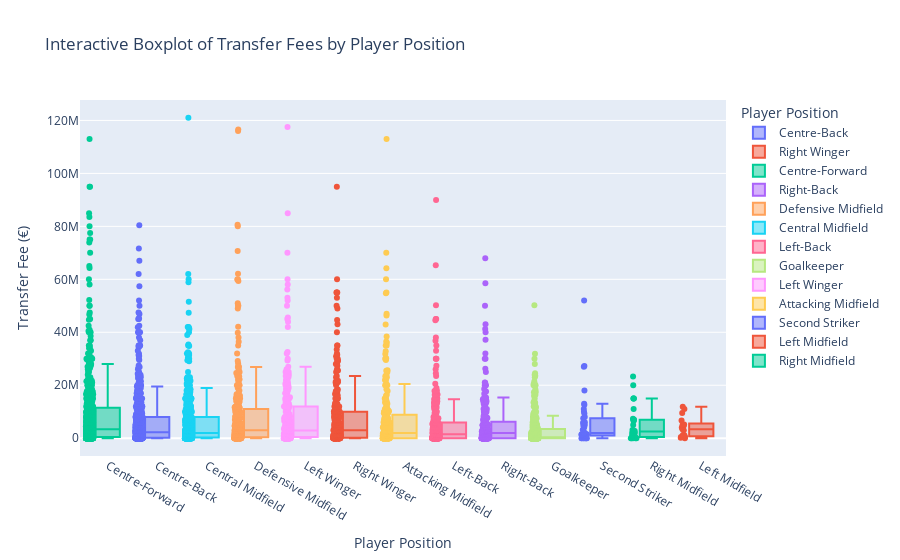
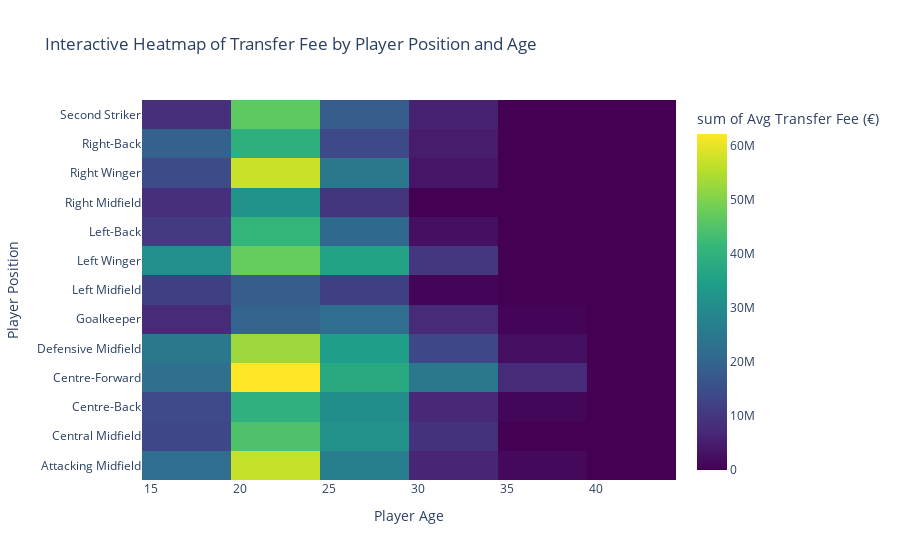

Notebook source saved alongside these figures, in order:
### Markdown cell above
# Visualizations - Transfer Fees by Player Position and Age
In this section we analyze and visulize transfer fees by player position and age

### Code cell
# Create a network graph of player transfers
filtered_data = data.dropna(subset=['transfer_fee', 'player_age', 'player_position'])

# Filter for rows where the transfer is associated with the buying club
# Assuming 'transfer_type' identifies whether it's the buying or selling club
buying_club_data = filtered_data[filtered_data['transfer_type'] == 'Arrivals']

# hover_info: Additional information to display when hovering over a node
buying_club_data['hover_info'] = (
    "Player: " + buying_club_data['player_name'] +
    "<br>Buying Team: " + buying_club_data['team_name'] +
    "<br>Nationality: " + buying_club_data['player_nationality'] +
    "<br>Transfer Fee: €" + buying_club_data['transfer_fee'].astype(str)
)

# Interactive boxplot: Transfer fees by player position (updated hover info)
interactive_boxplot = px.box(
    buying_club_data,
    x='player_position',
    y='transfer_fee',
    title="Interactive Boxplot of Transfer Fees by Player Position",
    labels={'transfer_fee': 'Transfer Fee (€)', 'player_position': 'Player Position'},
    color='player_position',
    points="all",  # Show all points for better interaction
    hover_data={
        'player_name': True,
        'team_name': True,
        'player_nationality': True,
        'transfer_fee': True
    }
)
interactive_boxplot.update_layout(xaxis={'categoryorder': 'total descending'})
interactive_boxplot.show()

# Interactive heatmap: Correlation between player position, age, and transfer fees
heatmap_data = buying_club_data.groupby(['player_position', 'player_age']).agg({'transfer_fee': 'mean'}).reset_index()
interactive_heatmap = px.density_heatmap(
    heatmap_data,
    x='player_age',
    y='player_position',
    z='transfer_fee',
    title="Interactive Heatmap of Transfer Fee by Player Position and Age",
    labels={'player_age': 'Player Age', 'player_position': 'Player Position', 'transfer_fee': 'Avg Transfer Fee (€)'},
    color_continuous_scale='Viridis'
)
interactive_heatmap.show()

### Figure 1 — Plotly figure (JSON) as saved in the notebook; plotly's stock layout.template omitted (floating-point values rounded to 4 significant figures; data arrays with more than 128 entries replaced by an {"elided": "..."} marker saying what was removed)
{"data": [{"alignmentgroup": "True", "boxpoints": "all", "customdata": {"elided": "622x3 str values"}, "hovertemplate": "Player Position=%{x}<br>Transfer Fee (€)=%{y}<br>player_name=%{customdata[0]}<br>team_name=%{customdata[1]}<br>player_nationality=%{customdata[2]}<extra></extra>", "legendgroup": "Centre-Back", "marker": {"color": "#636efa"}, "name": "Centre-Back", "notched": false, "offsetgroup": "Centre-Back", "orientation": "v", "showlegend": true, "type": "box", "x": {"elided": "622 str values"}, "x0": " ", "xaxis": "x", "y": {"elided": "622 int values"}, "y0": " ", "yaxis": "y"}, {"alignmentgroup": "True", "boxpoints": "all", "customdata": {"elided": "266x3 str values"}, "hovertemplate": "Player Position=%{x}<br>Transfer Fee (€)=%{y}<br>player_name=%{customdata[0]}<br>team_name=%{customdata[1]}<br>player_nationality=%{customdata[2]}<extra></extra>", "legendgroup": "Right Winger", "marker": {"color": "#EF553B"}, "name": "Right Winger", "notched": false, "offsetgroup": "Right Winger", "orientation": "v", "showlegend": true, "type": "box", "x": {"elided": "266 str values"}, "x0": " ", "xaxis": "x", "y": {"elided": "266 int values"}, "y0": " ", "yaxis": "y"}, {"alignmentgroup": "True", "boxpoints": "all", "customdata": {"elided": "608x3 str values"}, "hovertemplate": "Player Position=%{x}<br>Transfer Fee (€)=%{y}<br>player_name=%{customdata[0]}<br>team_name=%{customdata[1]}<br>player_nationality=%{customdata[2]}<extra></extra>", "legendgroup": "Centre-Forward", "marker": {"color": "#00cc96"}, "name": "Centre-Forward", "notched": false, "offsetgroup": "Centre-Forward", "orientation": "v", "showlegend": true, "type": "box", "x": {"elided": "608 str values"}, "x0": " ", "xaxis": "x", "y": {"elided": "608 int values"}, "y0": " ", "yaxis": "y"}, {"alignmentgroup": "True", "boxpoints": "all", "customdata": {"elided": "252x3 str values"}, "hovertemplate": "Player Position=%{x}<br>Transfer Fee (€)=%{y}<br>player_name=%{customdata[0]}<br>team_name=%{customdata[1]}<br>player_nationality=%{customdata[2]}<extra></extra>", "legendgroup": "Right-Back", "marker": {"color": "#ab63fa"}, "name": "Right-Back", "notched": false, "offsetgroup": "Right-Back", "orientation": "v", "showlegend": true, "type": "box", "x": {"elided": "252 str values"}, "x0": " ", "xaxis": "x", "y": {"elided": "252 int values"}, "y0": " ", "yaxis": "y"}, {"alignmentgroup": "True", "boxpoints": "all", "customdata": {"elided": "289x3 str values"}, "hovertemplate": "Player Position=%{x}<br>Transfer Fee (€)=%{y}<br>player_name=%{customdata[0]}<br>team_name=%{customdata[1]}<br>player_nationality=%{customdata[2]}<extra></extra>", "legendgroup": "Defensive Midfield", "marker": {"color": "#FFA15A"}, "name": "Defensive Midfield", "notched": false, "offsetgroup": "Defensive Midfield", "orientation": "v", "showlegend": true, "type": "box", "x": {"elided": "289 str values"}, "x0": " ", "xaxis": "x", "y": {"elided": "289 int values"}, "y0": " ", "yaxis": "y"}, {"alignmentgroup": "True", "boxpoints": "all", "customdata": {"elided": "403x3 str values"}, "hovertemplate": "Player Position=%{x}<br>Transfer Fee (€)=%{y}<br>player_name=%{customdata[0]}<br>team_name=%{customdata[1]}<br>player_nationality=%{customdata[2]}<extra></extra>", "legendgroup": "Central Midfield", "marker": {"color": "#19d3f3"}, "name": "Central Midfield", "notched": false, "offsetgroup": "Central Midfield", "orientation": "v", "showlegend": true, "type": "box", "x": {"elided": "403 str values"}, "x0": " ", "xaxis": "x", "y": {"elided": "403 int values"}, "y0": " ", "yaxis": "y"}, {"alignmentgroup": "True", "boxpoints": "all", "customdata": {"elided": "267x3 str values"}, "hovertemplate": "Player Position=%{x}<br>Transfer Fee (€)=%{y}<br>player_name=%{customdata[0]}<br>team_name=%{customdata[1]}<br>player_nationality=%{customdata[2]}<extra></extra>", "legendgroup": "Left-Back", "marker": {"color": "#FF6692"}, "name": "Left-Back", "notched": false, "offsetgroup": "Left-Back", "orientation": "v", "showlegend": true, "type": "box", "x": {"elided": "267 str values"}, "x0": " ", "xaxis": "x", "y": {"elided": "267 int values"}, "y0": " ", "yaxis": "y"}, {"alignmentgroup": "True", "boxpoints": "all", "customdata": {"elided": "333x3 str values"}, "hovertemplate": "Player Position=%{x}<br>Transfer Fee (€)=%{y}<br>player_name=%{customdata[0]}<br>team_name=%{customdata[1]}<br>player_nationality=%{customdata[2]}<extra></extra>", "legendgroup": "Goalkeeper", "marker": {"color": "#B6E880"}, "name": "Goalkeeper", "notched": false, "offsetgroup": "Goalkeeper", "orientation": "v", "showlegend": true, "type": "box", "x": {"elided": "333 str values"}, "x0": " ", "xaxis": "x", "y": {"elided": "333 int values"}, "y0": " ", "yaxis": "y"}, {"alignmentgroup": "True", "boxpoints": "all", "customdata": {"elided": "258x3 str values"}, "hovertemplate": "Player Position=%{x}<br>Transfer Fee (€)=%{y}<br>player_name=%{customdata[0]}<br>team_name=%{customdata[1]}<br>player_nationality=%{customdata[2]}<extra></extra>", "legendgroup": "Left Winger", "marker": {"color": "#FF97FF"}, "name": "Left Winger", "notched": false, "offsetgroup": "Left Winger", "orientation": "v", "showlegend": true, "type": "box", "x": {"elided": "258 str values"}, "x0": " ", "xaxis": "x", "y": {"elided": "258 int values"}, "y0": " ", "yaxis": "y"}, {"alignmentgroup": "True", "boxpoints": "all", "customdata": {"elided": "231x3 str values"}, "hovertemplate": "Player Position=%{x}<br>Transfer Fee (€)=%{y}<br>player_name=%{customdata[0]}<br>team_name=%{customdata[1]}<br>player_nationality=%{customdata[2]}<extra></extra>", "legendgroup": "Attacking Midfield", "marker": {"color": "#FECB52"}, "name": "Attacking Midfield", "notched": false, "offsetgroup": "Attacking Midfield", "orientation": "v", "showlegend": true, "type": "box", "x": {"elided": "231 str values"}, "x0": " ", "xaxis": "x", "y": {"elided": "231 int values"}, "y0": " ", "yaxis": "y"}, {"alignmentgroup": "True", "boxpoints": "all", "customdata": [["Ademola Lookman", "Fulham FC", "Nigeria"], ["João Félix", "Chelsea FC", "Portugal"], ["João Félix", "Chelsea FC", "Portugal"], ["Manu Vallejo", "Girona FC", "Spain"], ["Iker Losada", "Real Betis Balompié", "Spain"], ["Peque Fernández", "Sevilla FC", "Spain"], ["Stoichkov", "Deportivo Alavés", "Spain"], ["Maximilian Philipp", "VfL Wolfsburg", "Germany"], ["Max Kruse", "1.FC Union Berlin", "Germany"], ["Maximilian Philipp", "VfL Wolfsburg", "Germany"], ["Max Kruse", "VfL Wolfsburg", "Germany"], ["Leon Dajaku", "1.FC Union Berlin", "Germany"], ["Adam Hlozek", "Bayer 04 Leverkusen", "Czech Republic"], ["Nikola Dovedan", "1.FC Heidenheim 1846", "Austria"], ["Armindo Sieb", "Bayern Munich", "Germany"], ["Nick Woltemade", "VfB Stuttgart", "Germany"], ["Maximilian Philipp", "SC Freiburg", "Germany"], ["Adam Hlozek", "TSG 1899 Hoffenheim", "Czech Republic"], ["Armindo Sieb", "1.FSV Mainz 05", "Germany"], ["Aleksandr Kokorin", "ACF Fiorentina", "Russia"], ["Fernando Forestieri", "Udinese Calcio", "Italy"], ["Matteo Stoppa", "UC Sampdoria", "Italy"], ["Gianluca Caprari", "Benevento Calcio", "Italy"], ["Joaquín Correa", "Inter Milan", "Argentina"], ["Gianluca Caprari", "Hellas Verona", "Italy"], ["Albert Gudmundsson", "Genoa CFC", "Iceland"], ["Ognjen Stijepovic", "Spezia Calcio", "Montenegro"], ["Giacomo Raspadori", "SSC Napoli", "Italy"], ["Joaquín Correa", "Inter Milan", "Argentina"], ["Paulo Dybala", "AS Roma", "Argentina"], ["Ademola Lookman", "Atalanta BC", "Nigeria"], ["Gianluca Caprari", "AC Monza", "Italy"], ["Nicolò Cambiaghi", "FC Empoli", "Italy"], ["Gianluca Caprari", "Hellas Verona", "Italy"], ["Marco Delle Monache", "UC Sampdoria", "Italy"], ["Giacomo Raspadori", "SSC Napoli", "Italy"], ["Lucas Beltrán", "ACF Fiorentina", "Argentina"], ["Gianluca Caprari", "AC Monza", "Italy"], ["Nicolò Cambiaghi", "Bologna FC 1909", "Italy"], ["Albert Gudmundsson", "ACF Fiorentina", "Iceland"], ["Majeed Waris", "RC Strasbourg Alsace", "Ghana"], ["Joaquín Correa", "Olympique Marseille", "Argentina"]], "hovertemplate": "Player Position=%{x}<br>Transfer Fee (€)=%{y}<br>player_name=%{customdata[0]}<br>team_name=%{customdata[1]}<br>player_nationality=%{customdata[2]}<extra></extra>", "legendgroup": "Second Striker", "marker": {"color": "#636efa"}, "name": "Second Striker", "notched": false, "offsetgroup": "Second Striker", "orientation": "v", "showlegend": true, "type": "box", "x": ["Second Striker", "Second Striker", "Second Striker", "Second Striker", "Second Striker", "Second Striker", "Second Striker", "Second Striker", "Second Striker", "Second Striker", "Second Striker", "Second Striker", "Second Striker", "Second Striker", "Second Striker", "Second Striker", "Second Striker", "Second Striker", "Second Striker", "Second Striker", "Second Striker", "Second Striker", "Second Striker", "Second Striker", "Second Striker", "Second Striker", "Second Striker", "Second Striker", "Second Striker", "Second Striker", "Second Striker", "Second Striker", "Second Striker", "Second Striker", "Second Striker", "Second Striker", "Second Striker", "Second Striker", "Second Striker", "Second Striker", "Second Striker", "Second Striker"], "x0": " ", "xaxis": "x", "y": [2000000, 11000000, 52000000, 0, 1800000, 4000000, 1000000, 2000000, 0, 7500000, 5000000, 1500000, 13000000, 0, 1500000, 0, 1000000, 18000000, 1000000, 4500000, 0, 1000000, 1300000, 6000000, 700000, 1500000, 0, 5000000, 27300000, 0, 9350000, 3200000, 500000, 5000000, 1500000, 27000000, 12600000, 8000000, 10000000, 5850000, 2000000, 2000000], "y0": " ", "yaxis": "y"}, {"alignmentgroup": "True", "boxpoints": "all", "customdata": [["Marcus Tavernier", "AFC Bournemouth", "England"], ["Jakub Jankto", "Getafe CF", "Czech Republic"], ["Valentino Lazaro", "Borussia Mönchengladbach", "Austria"], ["Kevin Paredes", "VfL Wolfsburg", "United States"], ["Tobias Mohr", "FC Schalke 04", "Germany"], ["Olivier Deman", "SV Werder Bremen", "Belgium"], ["Fabian Nürnberger", "SV Darmstadt 98", "Bulgaria"], ["Alexander Prass", "TSG 1899 Hoffenheim", "Austria"], ["Tom Rothe", "1.FC Union Berlin", "Germany"], ["Georgios Kyriakopoulos", "US Sassuolo", "Greece"], ["Georgios Kyriakopoulos", "Bologna FC 1909", "Greece"], ["Valentino Lazaro", "Torino FC", "Austria"], ["Jakub Jankto", "Cagliari Calcio", "Czech Republic"], ["Georgios Kyriakopoulos", "AC Monza", "Greece"], ["Valon Berisha", "Stade Reims", "Kosovo"], ["Romain Philippoteaux", "Stade Brestois 29", "France"], ["Sebastian Nanasi", "RC Strasbourg Alsace", "Sweden"]], "hovertemplate": "Player Position=%{x}<br>Transfer Fee (€)=%{y}<br>player_name=%{customdata[0]}<br>team_name=%{customdata[1]}<br>player_nationality=%{customdata[2]}<extra></extra>", "legendgroup": "Left Midfield", "marker": {"color": "#EF553B"}, "name": "Left Midfield", "notched": false, "offsetgroup": "Left Midfield", "orientation": "v", "showlegend": true, "type": "box", "x": ["Left Midfield", "Left Midfield", "Left Midfield", "Left Midfield", "Left Midfield", "Left Midfield", "Left Midfield", "Left Midfield", "Left Midfield", "Left Midfield", "Left Midfield", "Left Midfield", "Left Midfield", "Left Midfield", "Left Midfield", "Left Midfield", "Left Midfield"], "x0": " ", "xaxis": "x", "y": [11900000, 5160000, 1200000, 6680000, 1100000, 4000000, 0, 9500000, 5000000, 500000, 200000, 3400000, 860000, 3000000, 4500000, 500000, 11000000], "y0": " ", "yaxis": "y"}, {"alignmentgroup": "True", "boxpoints": "all", "customdata": [["Romain Faivre", "AFC Bournemouth", "France"], ["Malick Yalcouyé", "Brighton & Hove Albion", "Mali"], ["Rodrigo Gomes", "Wolverhampton Wanderers", "Portugal"], ["Augusto Solari", "Celta de Vigo", "Argentina"], ["Jeremie Frimpong", "Bayer 04 Leverkusen", "Netherlands"], ["Anthony Caci", "1.FSV Mainz 05", "France"], ["Nathan Tella", "Bayer 04 Leverkusen", "Nigeria"], ["Junior Dina Ebimbe", "Eintracht Frankfurt", "France"], ["Darian Males", "Inter Milan", "Switzerland"], ["Davide Zappacosta", "Atalanta BC", "Italy"], ["Raoul Bellanova", "Inter Milan", "Italy"], ["Nadir Zortea", "US Sassuolo", "Italy"], ["Brian Bayeye", "Torino FC", "DR Congo"], ["Festy Ebosele", "Udinese Calcio", "Ireland"], ["Juan Cuadrado", "Inter Milan", "Colombia"], ["Tajon Buchanan", "Inter Milan", "Canada"], ["Raoul Bellanova", "Torino FC", "Italy"], ["Marcus Pedersen", "US Sassuolo", "Norway"], ["Raoul Bellanova", "Atalanta BC", "Italy"], ["Juan Cuadrado", "Atalanta BC", "Colombia"], ["Marcus Pedersen", "Torino FC", "Norway"], ["Rui Modesto", "Udinese Calcio", "Angola"], ["Nadir Zortea", "Cagliari Calcio", "Italy"], ["Jimmy Cabot", "Angers SCO", "France"], ["Romain Faivre", "Stade Brestois 29", "France"], ["Niclas Eliasson", "Nîmes Olympique", "Sweden"], ["Romain Faivre", "Olympique Lyon", "France"], ["Przemyslaw Frankowski", "RC Lens", "Poland"], ["Jimmy Cabot", "RC Lens", "France"], ["Romain Faivre", "FC Lorient", "France"]], "hovertemplate": "Player Position=%{x}<br>Transfer Fee (€)=%{y}<br>player_name=%{customdata[0]}<br>team_name=%{customdata[1]}<br>player_nationality=%{customdata[2]}<extra></extra>", "legendgroup": "Right Midfield", "marker": {"color": "#00cc96"}, "name": "Right Midfield", "notched": false, "offsetgroup": "Right Midfield", "orientation": "v", "showlegend": true, "type": "box", "x": ["Right Midfield", "Right Midfield", "Right Midfield", "Right Midfield", "Right Midfield", "Right Midfield", "Right Midfield", "Right Midfield", "Right Midfield", "Right Midfield", "Right Midfield", "Right Midfield", "Right Midfield", "Right Midfield", "Right Midfield", "Right Midfield", "Right Midfield", "Right Midfield", "Right Midfield", "Right Midfield", "Right Midfield", "Right Midfield", "Right Midfield", "Right Midfield", "Right Midfield", "Right Midfield", "Right Midfield", "Right Midfield", "Right Midfield", "Right Midfield"], "x0": " ", "xaxis": "x", "y": [15000000, 7000000, 15000000, 500000, 11000000, 0, 23300000, 6500000, 2750000, 7000000, 3120000, 500000, 700000, 0, 0, 7300000, 7000000, 1000000, 20000000, 0, 1000000, 2000000, 5000000, 0, 400000, 3000000, 15000000, 2300000, 2000000, 1000000], "y0": " ", "yaxis": "y"}], "layout": {"boxmode": "overlay", "legend": {"title": {"text": "Player Position"}, "tracegroupgap": 0}, "title": {"text": "Interactive Boxplot of Transfer Fees by Player Position"}, "xaxis": {"anchor": "y", "categoryarray": ["Centre-Back", "Right Winger", "Centre-Forward", "Right-Back", "Defensive Midfield", "Central Midfield", "Left-Back", "Goalkeeper", "Left Winger", "Attacking Midfield", "Second Striker", "Left Midfield", "Right Midfield"], "categoryorder": "total descending", "domain": [0, 1], "title": {"text": "Player Position"}}, "yaxis": {"anchor": "x", "domain": [0, 1], "title": {"text": "Transfer Fee (€)"}}}}

### Figure 2 — Plotly figure (JSON) as saved in the notebook; plotly's stock layout.template omitted (floating-point values rounded to 4 significant figures; data arrays with more than 128 entries replaced by an {"elided": "..."} marker saying what was removed)
{"data": [{"coloraxis": "coloraxis", "histfunc": "sum", "hovertemplate": "Player Age=%{x}<br>Player Position=%{y}<br>sum of Avg Transfer Fee (€)=%{z}<extra></extra>", "name": "", "type": "histogram2d", "x": {"elided": "246 int values"}, "xaxis": "x", "xbingroup": "x", "y": {"elided": "246 str values"}, "yaxis": "y", "ybingroup": "y", "z": {"elided": "246 float values"}}], "layout": {"coloraxis": {"colorbar": {"title": {"text": "sum of Avg Transfer Fee (€)"}}, "colorscale": [[0, "#440154"], [0.1111, "#482878"], [0.2222, "#3e4989"], [0.3333, "#31688e"], [0.4444, "#26828e"], [0.5556, "#1f9e89"], [0.6667, "#35b779"], [0.7778, "#6ece58"], [0.8889, "#b5de2b"], [1, "#fde725"]]}, "legend": {"tracegroupgap": 0}, "title": {"text": "Interactive Heatmap of Transfer Fee by Player Position and Age"}, "xaxis": {"anchor": "y", "domain": [0, 1], "title": {"text": "Player Age"}}, "yaxis": {"anchor": "x", "domain": [0, 1], "title": {"text": "Player Position"}}}}
